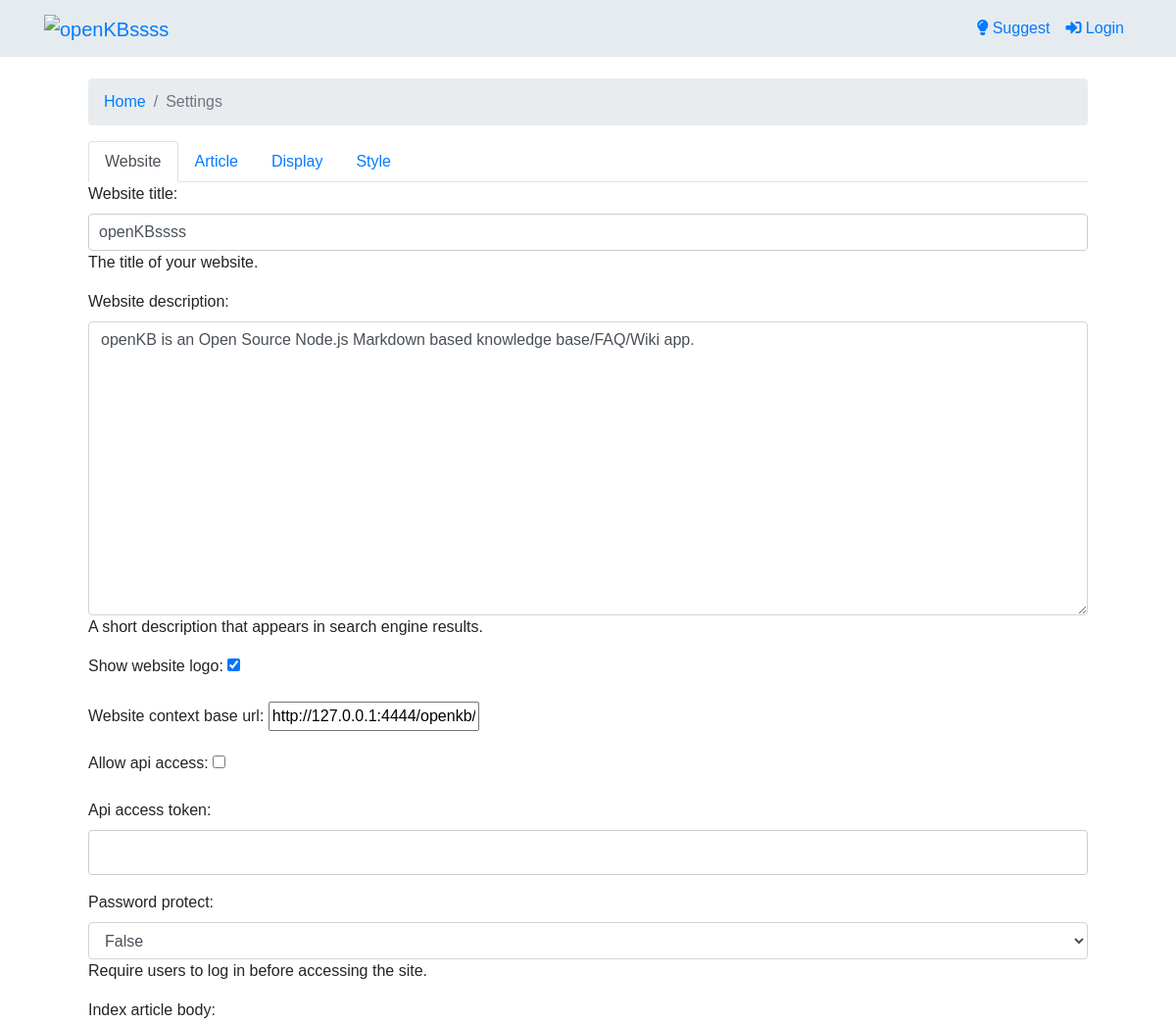
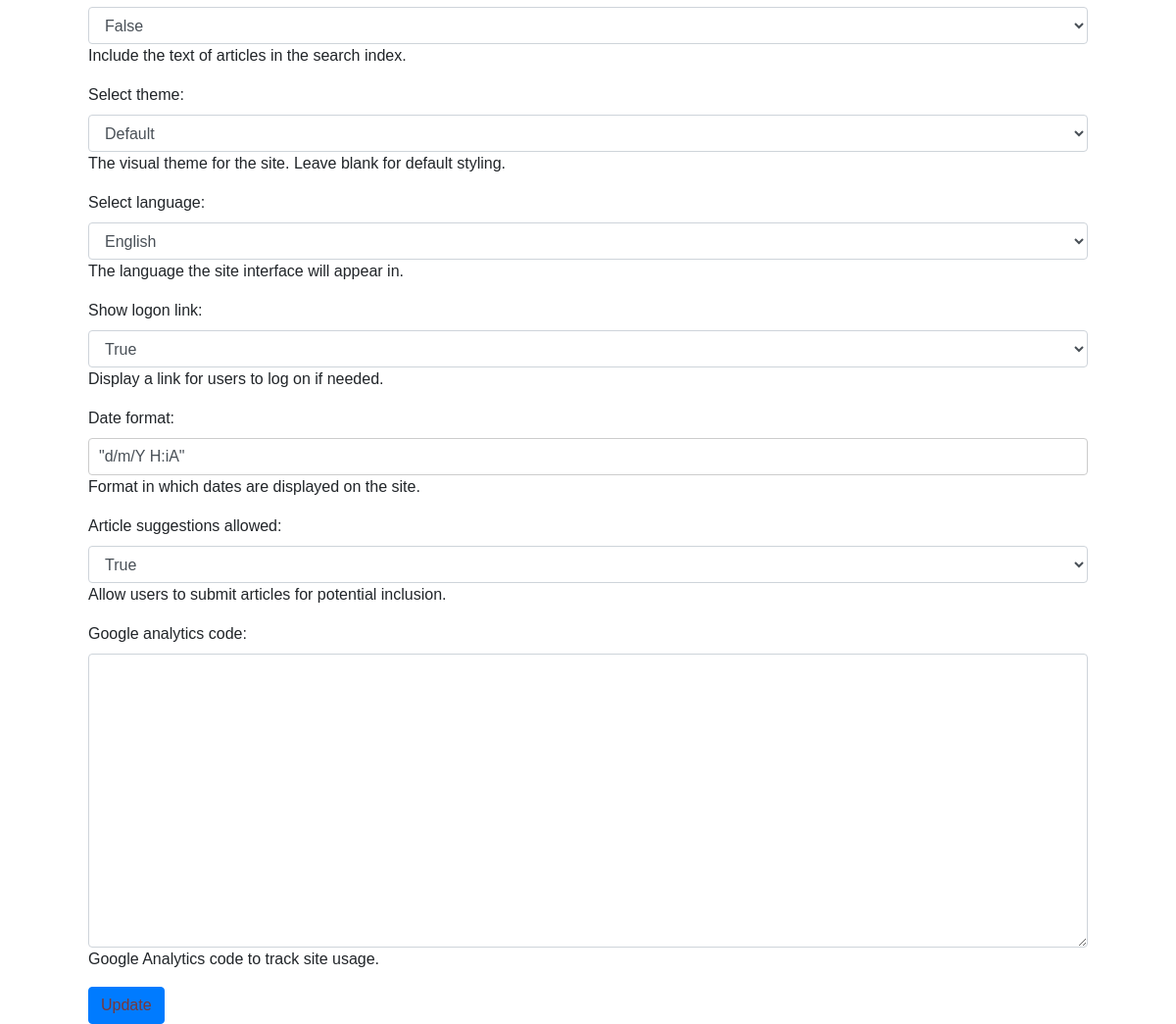
The app's page /settings/website/ with its own data (2 pictures, top to bottom).
### kb/models.py (models this page shows, shortened)
class WebsiteSettings(models.Model):
    website_title = models.CharField(max_length=255, blank=True, default='openKB')
    website_description = models.TextField(blank=True, default='openKB is an Open Source Node.js Markdown based knowledge base/FAQ/Wiki app.')
    show_website_logo = models.BooleanField(default=True)
    website_context_base_url = models.URLField(blank=True, default='http://127.0.0.1:4444/openkb/')
    allow_api_access = models.BooleanField(default=False)
    api_access_token = models.CharField(max_length=255, blank=True)
    password_protect = models.BooleanField(default=False)
    index_article_body = models.BooleanField(default=False)
    select_theme = models.CharField(max_length=255, blank=True)
    select_language = models.CharField(max_length=10, default='en', choices=[('en', 'English')])
    show_logon_link = models.BooleanField(default=True)
    date_format = models.CharField(max_length=50, default='d/m/Y H:iA')
    article_suggestions_allowed = models.BooleanField(default=True)
    google_analytics_code = models.TextField(blank=True)

### kb/views.py (the view)
# urls.py: path('settings/website/', WebsiteSettingsView.as_view(), name='website_settings'),
class WebsiteSettingsView(UpdateView):
    model = WebsiteSettings
    template_name = 'settings/website_settings.html'
    form_class = WebsiteSettingsForm
    success_url = '/settings/website/'
    def get_object(self, queryset=None):
        return WebsiteSettings.objects.first() or WebsiteSettings()
    def get_context_data(self, **kwargs):
        context = super().get_context_data(**kwargs)
        context['active_tab'] = 'website'
        return context

### kb/context_processors.py (called while the page is built)
def website_settings(request):
    website_settings = WebsiteSettings.objects.first()
    style_settings = StyleSettings.objects.first()
    return {
        'websettings': website_settings,
        'style_settings': style_settings,
    }

### templates/settings/website_settings.html (shortened to what this page needs)
{% extends 'settings/base_settings.html' %}
{% block settings_content %}
<form method="post" action="{% url 'website_settings' %}">
    {{ form.as_p }}
    <button type="submit" class="btn btn-primary">Update</button>
</form>
{% endblock %}

### static/assets/css/styles.css (style rules this page uses)
html, body { height: 100%; margin: 0; }
input[type="text"], textarea { width: 100%; padding: 10px; border: 1px solid #ccc; border-radius: 4px; }
textarea { min-height: 300px; }

### records on screen
WebsiteSettings: website_title "openKBssss", website_description "openKB is an Open Source Node.js Markdown based knowledge base/FAQ/Wiki app.", show_website_logo "☑", website_context_base_url "http://127.0.0.1:4444/openkb/", password_protect "False", index_article_body "False", select_theme "Default", select_language "English", show_logon_link "True", date_format "\"d/m/Y H:iA\"", article_suggestions_allowed "True"
